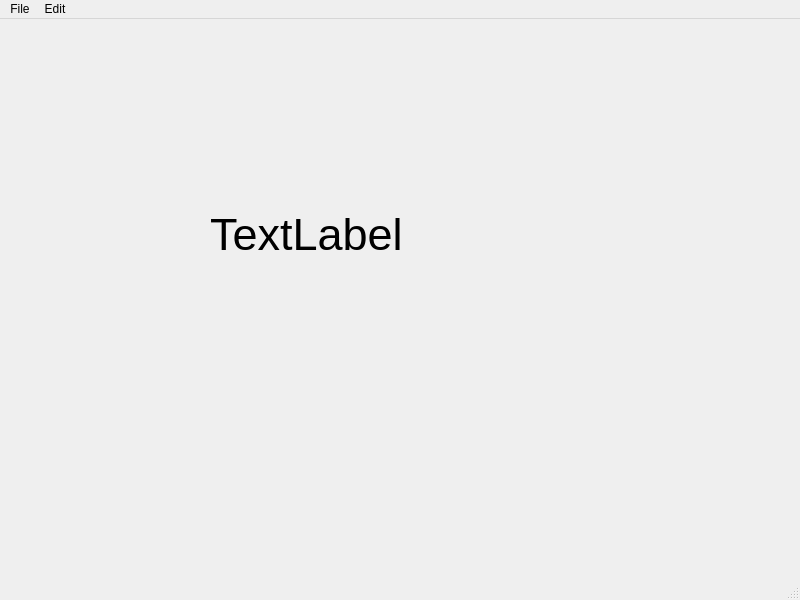
<?xml version="1.0" encoding="UTF-8"?>
<ui version="4.0">
 <class>MainWindow</class>
 <widget class="QMainWindow" name="MainWindow">
  <property name="geometry">
   <rect>
    <x>0</x>
    <y>0</y>
    <width>800</width>
    <height>600</height>
   </rect>
  </property>
  <property name="windowTitle">
   <string>MainWindow</string>
  </property>
  <widget class="QWidget" name="centralwidget">
   <widget class="QLabel" name="label">
    <property name="geometry">
     <rect>
      <x>210</x>
      <y>180</y>
      <width>211</width>
      <height>71</height>
     </rect>
    </property>
    <property name="font">
     <font>
      <pointsize>34</pointsize>
     </font>
    </property>
    <property name="text">
     <string>TextLabel</string>
    </property>
   </widget>
  </widget>
  <widget class="QMenuBar" name="menubar">
   <property name="geometry">
    <rect>
     <x>0</x>
     <y>0</y>
     <width>800</width>
     <height>21</height>
    </rect>
   </property>
   <widget class="QMenu" name="menuFile">
    <property name="title">
     <string>File</string>
    </property>
    <addaction name="actionNew"/>
    <addaction name="actionSave"/>
   </widget>
   <widget class="QMenu" name="menuEdit">
    <property name="title">
     <string>Edit</string>
    </property>
    <addaction name="actionCopy"/>
    <addaction name="actionPaste"/>
   </widget>
   <addaction name="menuFile"/>
   <addaction name="menuEdit"/>
  </widget>
  <widget class="QStatusBar" name="statusbar"/>
  <action name="actionNew">
   <property name="text">
    <string>New</string>
   </property>
   <property name="statusTip">
    <string>Create a new file</string>
   </property>
   <property name="shortcut">
    <string>Ctrl+N</string>
   </property>
  </action>
  <action name="actionSave">
   <property name="text">
    <string>Save</string>
   </property>
   <property name="statusTip">
    <string>Save a file</string>
   </property>
   <property name="shortcut">
    <string>Ctrl+S</string>
   </property>
  </action>
  <action name="actionCopy">
   <property name="text">
    <string>Copy</string>
   </property>
   <property name="statusTip">
    <string>Copy a file</string>
   </property>
   <property name="shortcut">
    <string>Ctrl+C</string>
   </property>
  </action>
  <action name="actionPaste">
   <property name="text">
    <string>Paste</string>
   </property>
   <property name="statusTip">
    <string>Paste a file</string>
   </property>
   <property name="shortcut">
    <string>Ctrl+V</string>
   </property>
  </action>
 </widget>
 <resources/>
 <connections/>
</ui>
